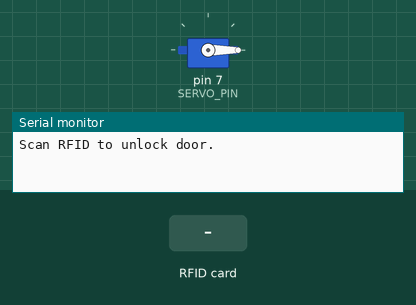
Recording of a sketch running on a simulated Arduino Uno, built with avr-gcc and run on an emulated ATmega328P. Parts: servo, the last lines printed to the serial monitor. The test bench sets the inputs (shaded band).

Above: at 1.2 s.
1.3 s: RFID card 63 63 79 06 held to the reader
At 1.6 s:
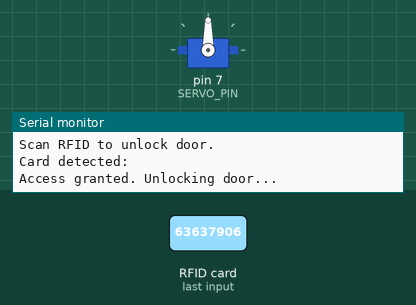
2.8 s: RFID card 5E 7A 19 C4 held to the reader
Timing chart, 0 to 5.8 s (numbered marks = the images above; inputs shaded):
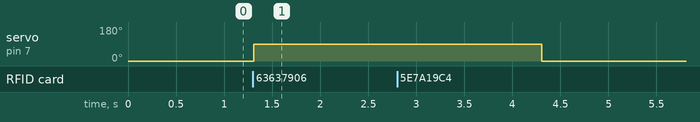

The sketch:

Final_Project_NFC_Reader.ino
```cpp
#include <SPI.h>

#include <MFRC522.h>

#include <Servo.h>


#define SS_PIN 10

#define RST_PIN 9

#define SERVO_PIN 7 // Connect your servo control wire to pin 7


MFRC522 rfid(SS_PIN, RST_PIN); // RFID reader instance

Servo doorLockServo; // Servo motor instance


// Known valid RFID tag UID (replace with your tag's UID)

byte validUID[4] = {0x63, 0x63, 0x79, 0x06}; // Example UID


void setup() {

Serial.begin(9600);

SPI.begin();

rfid.PCD_Init();


doorLockServo.attach(SERVO_PIN);

doorLockServo.write(0); // Locked position


Serial.println(F("Scan RFID to unlock door."));

}


void loop() {

if (!rfid.PICC_IsNewCardPresent() || !rfid.PICC_ReadCardSerial()) {

return;

}


Serial.println(F("Card detected:"));


// Check if the card matches the valid UID

if (isValidCard(rfid.uid.uidByte)) {

Serial.println(F("Access granted. Unlocking door..."));

doorLockServo.write(90); // Unlock position

delay(3000); // Door stays unlocked for 3 seconds

doorLockServo.write(0); // Lock again

Serial.println(F("Door locked."));

} else {

Serial.println(F("Access denied."));

}


rfid.PICC_HaltA();

rfid.PCD_StopCrypto1();

}


bool isValidCard(byte *uid) {

for (byte i = 0; i < 4; i++) {

if (uid[i] != validUID[i]) {

return false;

}

}

return true;

}
```

Measured:
- after the input at 1.3 s, servo on pin 7 (SERVO_PIN): 0° → 90° at once
